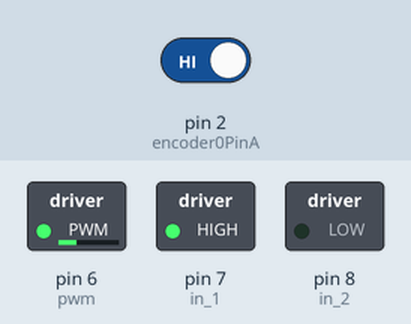
This sketch was run on a simulated Arduino Uno, built with avr-gcc and run on an emulated ATmega328P. Shown: switched loads named in the sketch (green lamp = pin HIGH). The inputs (shaded band) are chosen by the test bench; at power-on: pin 2 (encoder0PinA) HIGH. What the sketch prints to the serial monitor is not drawn.

Above: at 0.54 s.
Timing chart, 0 to 2.5 s (numbered marks = the images above):
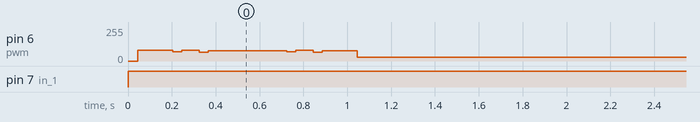

Measured:
- by itself, pin 7 (in_1): LOW → HIGH at 0.00 s

The sketch:

motortest.ino
```cpp
const int wheel_d = 60;           // Wheel diameter (mm)
const float wheel_c = PI * wheel_d; // Wheel circumference (mm)
const int counts_per_rev = 1920;   // (8 pairs N-S) * (120:1 gearbox) * (2 falling/rising edges)
const float count_to_dist = (wheel_c / counts_per_rev) ; // (1 tick = mm)

const int pwm = 6 ;  //initializing pin 2 as pwm
const int in_1 = 7 ;
const int in_2 = 8 ;

int dist;
int encoder0PinA = 2;
int encoder0PinB = 4;
int encoder0Pos = 0;

int currentSpeed = 0;
long startTime = 0;

void setup() {
  // put your setup code here, to run once:
  pinMode(pwm,OUTPUT) ;   //we have to set PWM pin as output
  pinMode(in_1,OUTPUT) ;  //Logic pins are also set as output
  pinMode(in_2,OUTPUT) ;

  pinMode (encoder0PinA, INPUT);
  pinMode (encoder0PinB, INPUT);
  Serial.begin (115200);
  attachInterrupt(digitalPinToInterrupt(encoder0PinA), count, CHANGE);
  //drive();
  startTime = millis();
}


void loop() {
  int count;

  while(1){

  count = ((millis())%2);
  // put your main code here, to run repeatedly:
  if (count == 0){
    currentSpeed = 200;
       //Serial.println("fhjkasd");

    Serial.println(millis());
    Serial.println(startTime);

  } else {
    currentSpeed = 0;

  }
  drive(currentSpeed);
   Serial.println(dist);


  }
  /*
  while(1){
    if(count%2 == 0){
      drive(200);
    } else {
      drive(0);
    }
    delay(1000);
    count++;
  }*/
}

void drive(int speed){

  digitalWrite(in_1,HIGH) ;
  //Serial.println("high");

  digitalWrite(in_2,LOW) ;
  //Serial.println("low");
  analogWrite(pwm, speed) ;

//  delay(2000);
//  digitalWrite(in_1,LOW) ;
//  digitalWrite(in_2,LOW) ;
//  delay(1000) ;

  /*Serial.println("drive");
  digitalWrite(in_1,HIGH) ;
  Serial.println("high");

  digitalWrite(in_2,LOW) ;
  Serial.println("low");
  analogWrite(pwm,255) ;
  Serial.println("PWERJGRAK");
  delay(3000) ;
    Serial.println("delay");
analogWrite(pwm,0) ;
//For brake
  Serial.println("fasjrdikglie");

  digitalWrite(in_1,LOW) ;
  digitalWrite(in_2,LOW) ;
  delay(1000) ;*/
  return;
}

void count() {
  encoder0Pos++;
  dist = (encoder0Pos * count_to_dist ); //distance in mm
//  Serial.println(encoder0Pos);
//  Serial.print("  Distance: ");
//  Serial.println(dist);
}
```
